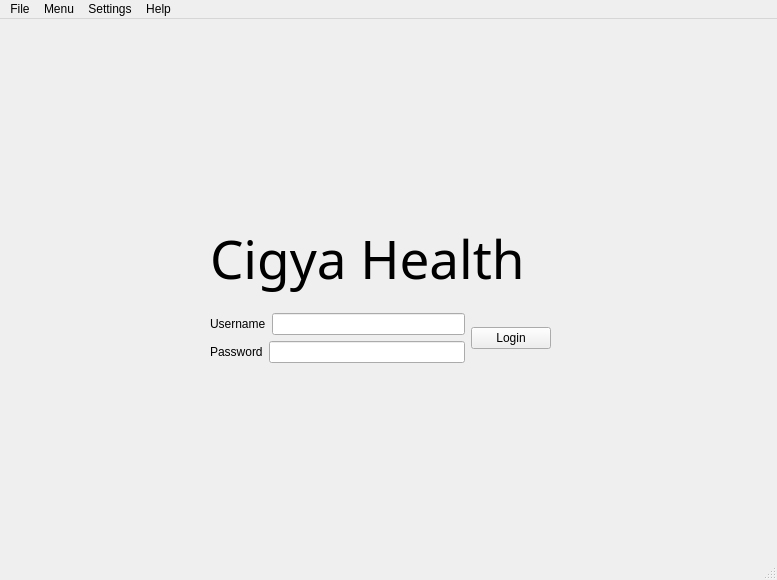
<?xml version="1.0" encoding="UTF-8"?>
<ui version="4.0">
 <class>MainWindow</class>
 <widget class="QMainWindow" name="MainWindow">
  <property name="geometry">
   <rect>
    <x>0</x>
    <y>0</y>
    <width>777</width>
    <height>580</height>
   </rect>
  </property>
  <property name="windowTitle">
   <string>MainWindow</string>
  </property>
  <widget class="QWidget" name="loginwidget">
   <property name="enabled">
    <bool>true</bool>
   </property>
   <property name="autoFillBackground">
    <bool>false</bool>
   </property>
   <widget class="QWidget" name="layoutWidget">
    <property name="geometry">
     <rect>
      <x>210</x>
      <y>190</y>
      <width>341</width>
      <height>154</height>
     </rect>
    </property>
    <layout class="QVBoxLayout" name="verticalLayout_2">
     <item>
      <widget class="QLabel" name="label">
       <property name="font">
        <font>
         <family>Segoe Print</family>
         <pointsize>40</pointsize>
        </font>
       </property>
       <property name="text">
        <string>Cigya Health</string>
       </property>
      </widget>
     </item>
     <item>
      <layout class="QHBoxLayout" name="horizontalLayout_3">
       <property name="sizeConstraint">
        <enum>QLayout::SetDefaultConstraint</enum>
       </property>
       <item>
        <layout class="QVBoxLayout" name="verticalLayout">
         <item>
          <layout class="QHBoxLayout" name="horizontalLayout">
           <item>
            <widget class="QLabel" name="label_2">
             <property name="text">
              <string>Username</string>
             </property>
            </widget>
           </item>
           <item>
            <widget class="QLineEdit" name="lineEdit"/>
           </item>
          </layout>
         </item>
         <item>
          <layout class="QHBoxLayout" name="horizontalLayout_2">
           <item>
            <widget class="QLabel" name="label_3">
             <property name="text">
              <string>Password</string>
             </property>
            </widget>
           </item>
           <item>
            <widget class="QLineEdit" name="lineEdit_2"/>
           </item>
          </layout>
         </item>
        </layout>
       </item>
       <item>
        <widget class="QPushButton" name="pushButton">
         <property name="text">
          <string>Login</string>
         </property>
        </widget>
       </item>
      </layout>
     </item>
    </layout>
   </widget>
  </widget>
  <widget class="QMenuBar" name="menubar">
   <property name="geometry">
    <rect>
     <x>0</x>
     <y>0</y>
     <width>777</width>
     <height>21</height>
    </rect>
   </property>
   <widget class="QMenu" name="menuFile">
    <property name="title">
     <string>File</string>
    </property>
   </widget>
   <widget class="QMenu" name="menuSettings">
    <property name="title">
     <string>Settings</string>
    </property>
    <addaction name="actionAdministrator_Login"/>
   </widget>
   <widget class="QMenu" name="menuHelp">
    <property name="title">
     <string>Help</string>
    </property>
    <addaction name="actionHelp_Page"/>
   </widget>
   <widget class="QMenu" name="menuMenu">
    <property name="title">
     <string>Menu</string>
    </property>
    <addaction name="actionElectronic_Patient_Record"/>
    <addaction name="actionPhysician_Scheduler"/>
    <addaction name="actionLab_Order_Tracking"/>
    <addaction name="actionPharmacy_Order_Tracking"/>
    <addaction name="actionInsurance_Billing"/>
    <addaction name="actionEquipment_Inventory_and_Maintenance"/>
   </widget>
   <addaction name="menuFile"/>
   <addaction name="menuMenu"/>
   <addaction name="menuSettings"/>
   <addaction name="menuHelp"/>
  </widget>
  <widget class="QStatusBar" name="statusbar"/>
  <action name="actionHelp_Page">
   <property name="text">
    <string>Help Page</string>
   </property>
  </action>
  <action name="actionAdministrator_Login">
   <property name="enabled">
    <bool>true</bool>
   </property>
   <property name="text">
    <string>User Management</string>
   </property>
  </action>
  <action name="actionElectronic_Patient_Record">
   <property name="text">
    <string>Electronic Patient Record</string>
   </property>
  </action>
  <action name="actionPhysician_Scheduler">
   <property name="text">
    <string>Physician Scheduler</string>
   </property>
  </action>
  <action name="actionLab_Order_Tracking">
   <property name="text">
    <string>Lab Order Tracking</string>
   </property>
  </action>
  <action name="actionPharmacy_Order_Tracking">
   <property name="text">
    <string>Pharmacy Order Tracking</string>
   </property>
  </action>
  <action name="actionInsurance_Billing">
   <property name="text">
    <string>Insurance Billing</string>
   </property>
  </action>
  <action name="actionEquipment_Inventory_and_Maintenance">
   <property name="text">
    <string>Equipment Inventory and Maintenance</string>
   </property>
  </action>
 </widget>
 <resources/>
 <connections/>
</ui>
